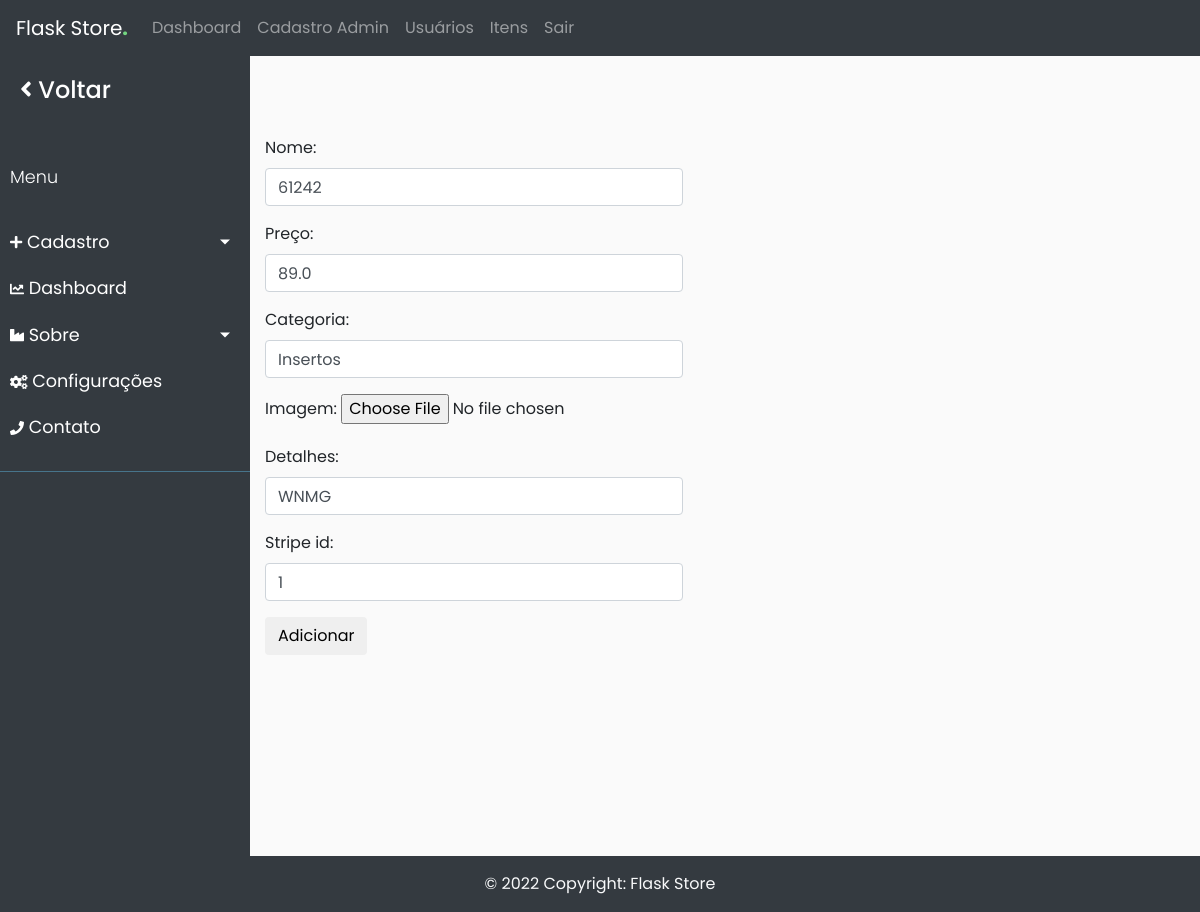
Screenshot of /admin/edit/item/1 (signed in) with the database file from the repository.
### app/db_models.py (models this page shows)
class Item(db.Model):
	__tablename__ = "items"
	id = db.Column(db.Integer, primary_key=True)
	name = db.Column(db.String(100), nullable=False)
	price = db.Column(db.Float, nullable=False)
	category = db.Column(db.Text, nullable=False)
	image = db.Column(db.String(250), nullable=False)
	details = db.Column(db.String(250), nullable=False)
	price_id = db.Column(db.String(250), nullable=False)
	orders = db.relationship("Ordered_item", backref="item")
	in_cart = db.relationship("Cart", backref="item")

### app/funcs.py (the view)
	def wrapper(*args, **kwargs):
		if current_user.is_authenticated and current_user.admin == 1:
			return func(*args, **kwargs)
		else:
			return "Você não está autorizado a acessar esta URL."

### app/admin/forms.py
class AddItemForm(FlaskForm):
	name = StringField("Nome:", validators=[DataRequired(), Length(max=50)])
	price = FloatField("Preço:", validators=[DataRequired()])
	category = StringField("Categoria:", validators=[DataRequired(), Length(max=50)])
	image = FileField("Imagem:", validators=[DataRequired()])
	details = StringField("Detalhes:", validators=[DataRequired()])
	price_id = StringField("Stripe id:", validators=[DataRequired()])
	submit = SubmitField("Adicionar")

### app/__init__.py (called while the page is built)
@app.context_processor
def inject_now():
	return {'now': datetime.utcnow()}

@login_manager.user_loader
def load_user(user_id):
	return User.query.get(user_id)

### app/admin/routes.py (called while the page is built, shortened)
@admin.route('/edit/<string:type>/<int:id>', methods=['POST', 'GET'])
@admin_only
def edit(type, id):
    if type == "item":
        item = Item.query.get(id)
        form = AddItemForm(
            name=item.name,
            price=item.price,
            category=item.category,
            details=item.details,
            image=item.image,
            price_id=item.price_id,
        )
    return render_template('admin/add.html', form=form)

### app/funcs.py (called while the page is built)
def admin_only(func):
	def wrapper(*args, **kwargs):
		if current_user.is_authenticated and current_user.admin == 1:
			return func(*args, **kwargs)
		else:
			return "Você não está autorizado a acessar esta URL."
	wrapper.__name__ = func.__name__
	return wrapper

### app/admin/templates/admin/add.html (shortened to what this page needs)
{% extends "admin/base.html" %}
{% block content %}
    <div class="forms">
		{{ wtf.quick_form(form) }}
	</div>
{% endblock %}

### app/admin/static/sidebar.css (style rules this page uses)
body { font-family: 'Poppins', sans-serif; background: #fafafa; }

### rows the page displays
Item: name "61242", price "89.0", category "Insertos", details "WNMG", price_id "1"
